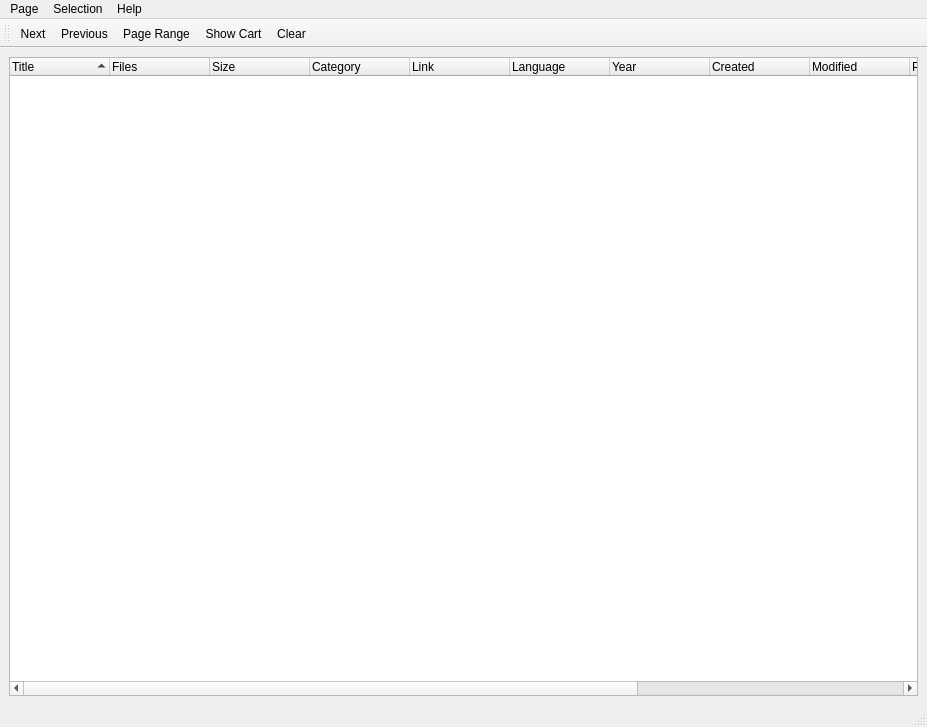
<?xml version="1.0" encoding="UTF-8"?>
<ui version="4.0">
 <class>MainWindow</class>
 <widget class="QMainWindow" name="MainWindow">
  <property name="geometry">
   <rect>
    <x>0</x>
    <y>0</y>
    <width>927</width>
    <height>727</height>
   </rect>
  </property>
  <property name="sizePolicy">
   <sizepolicy hsizetype="Maximum" vsizetype="Maximum">
    <horstretch>0</horstretch>
    <verstretch>0</verstretch>
   </sizepolicy>
  </property>
  <property name="windowTitle">
   <string>MainWindow</string>
  </property>
  <widget class="QWidget" name="centralwidget">
   <layout class="QHBoxLayout" name="horizontalLayout">
    <item>
     <widget class="QTreeWidget" name="treeWidget">
      <property name="sizePolicy">
       <sizepolicy hsizetype="Ignored" vsizetype="Expanding">
        <horstretch>0</horstretch>
        <verstretch>0</verstretch>
       </sizepolicy>
      </property>
      <property name="selectionMode">
       <enum>QAbstractItemView::MultiSelection</enum>
      </property>
      <property name="sortingEnabled">
       <bool>true</bool>
      </property>
      <column>
       <property name="text">
        <string>Title</string>
       </property>
      </column>
      <column>
       <property name="text">
        <string>Files</string>
       </property>
      </column>
      <column>
       <property name="text">
        <string>Size</string>
       </property>
      </column>
      <column>
       <property name="text">
        <string>Category</string>
       </property>
      </column>
      <column>
       <property name="text">
        <string>Link</string>
       </property>
      </column>
      <column>
       <property name="text">
        <string>Language</string>
       </property>
      </column>
      <column>
       <property name="text">
        <string>Year</string>
       </property>
      </column>
      <column>
       <property name="text">
        <string>Created</string>
       </property>
      </column>
      <column>
       <property name="text">
        <string>Modified</string>
       </property>
      </column>
      <column>
       <property name="text">
        <string>Publisher</string>
       </property>
      </column>
      <column>
       <property name="text">
        <string>Picture</string>
       </property>
      </column>
      <column>
       <property name="text">
        <string>Comments</string>
       </property>
      </column>
      <column>
       <property name="text">
        <string>Description</string>
       </property>
      </column>
     </widget>
    </item>
   </layout>
  </widget>
  <widget class="QMenuBar" name="menubar">
   <property name="geometry">
    <rect>
     <x>0</x>
     <y>0</y>
     <width>927</width>
     <height>25</height>
    </rect>
   </property>
   <widget class="QMenu" name="menuPage">
    <property name="title">
     <string>Page</string>
    </property>
    <addaction name="actionOpen"/>
    <addaction name="separator"/>
    <addaction name="actionFirst"/>
    <addaction name="actionNext"/>
    <addaction name="actionPrevious"/>
    <addaction name="actionPage_Range"/>
    <addaction name="separator"/>
    <addaction name="actionExit"/>
   </widget>
   <widget class="QMenu" name="menuView_2">
    <property name="title">
     <string>Selection</string>
    </property>
    <addaction name="actionClear_All"/>
    <addaction name="actionView_cart"/>
    <addaction name="separator"/>
    <addaction name="actionBlock"/>
    <addaction name="actionUnblock"/>
   </widget>
   <widget class="QMenu" name="menuHelp">
    <property name="title">
     <string>Help</string>
    </property>
    <addaction name="actionAbout"/>
   </widget>
   <addaction name="menuPage"/>
   <addaction name="menuView_2"/>
   <addaction name="menuHelp"/>
  </widget>
  <widget class="QStatusBar" name="statusbar"/>
  <widget class="QToolBar" name="toolBar">
   <property name="windowTitle">
    <string>toolBar</string>
   </property>
   <attribute name="toolBarArea">
    <enum>TopToolBarArea</enum>
   </attribute>
   <attribute name="toolBarBreak">
    <bool>false</bool>
   </attribute>
   <addaction name="actionNext"/>
   <addaction name="actionPrevious"/>
   <addaction name="actionPage_Range"/>
   <addaction name="actionView_cart"/>
   <addaction name="actionClear_All"/>
  </widget>
  <action name="actionFirst">
   <property name="text">
    <string>First</string>
   </property>
  </action>
  <action name="actionNext">
   <property name="text">
    <string>Next</string>
   </property>
  </action>
  <action name="actionPrevious">
   <property name="text">
    <string>Previous</string>
   </property>
  </action>
  <action name="actionPage_Range">
   <property name="text">
    <string>Page Range</string>
   </property>
  </action>
  <action name="actionExit">
   <property name="text">
    <string>Exit</string>
   </property>
  </action>
  <action name="actionClear_All">
   <property name="text">
    <string>Clear</string>
   </property>
  </action>
  <action name="actionView_cart">
   <property name="text">
    <string>Show Cart</string>
   </property>
  </action>
  <action name="actionOpen">
   <property name="text">
    <string>Open</string>
   </property>
  </action>
  <action name="actionAbout">
   <property name="text">
    <string>About</string>
   </property>
  </action>
  <action name="actionBlock">
   <property name="text">
    <string>Block</string>
   </property>
  </action>
  <action name="actionUnblock">
   <property name="text">
    <string>Unblock</string>
   </property>
  </action>
  <action name="actionSubscribe">
   <property name="text">
    <string>Subscribe</string>
   </property>
  </action>
 </widget>
 <resources/>
 <connections/>
</ui>
